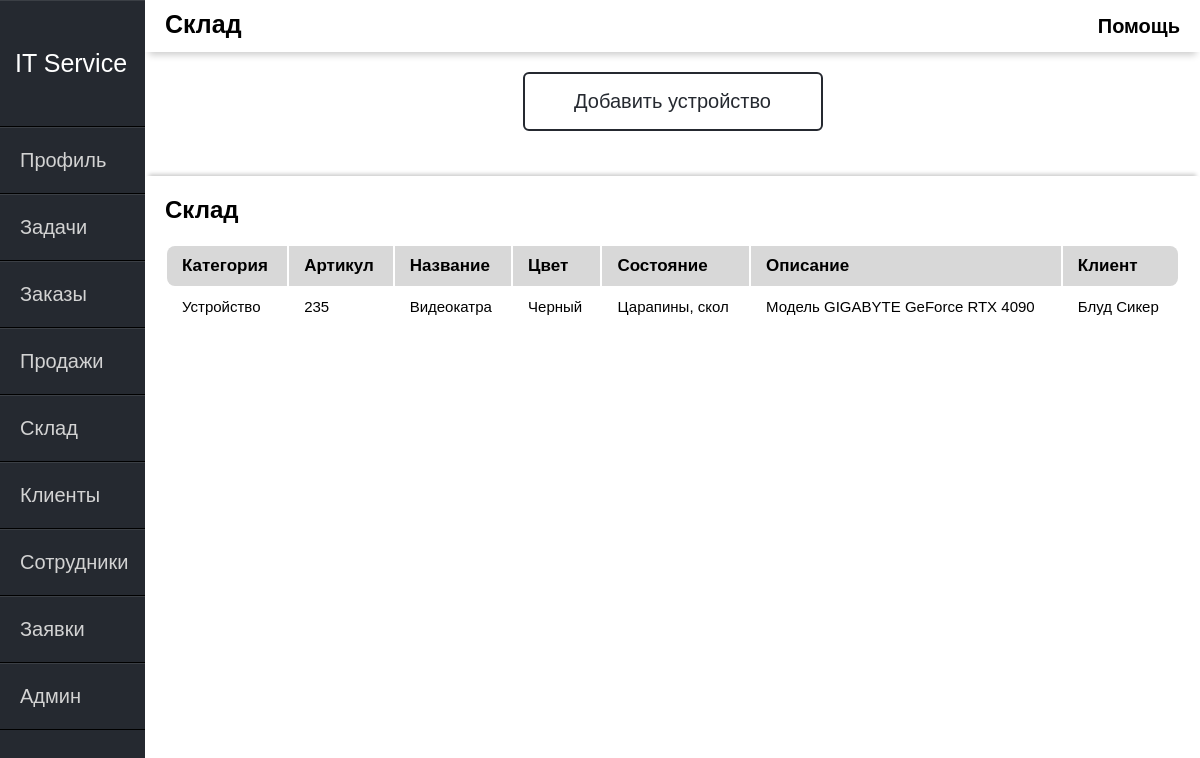
The app's page /inventory/ (signed in), older data.
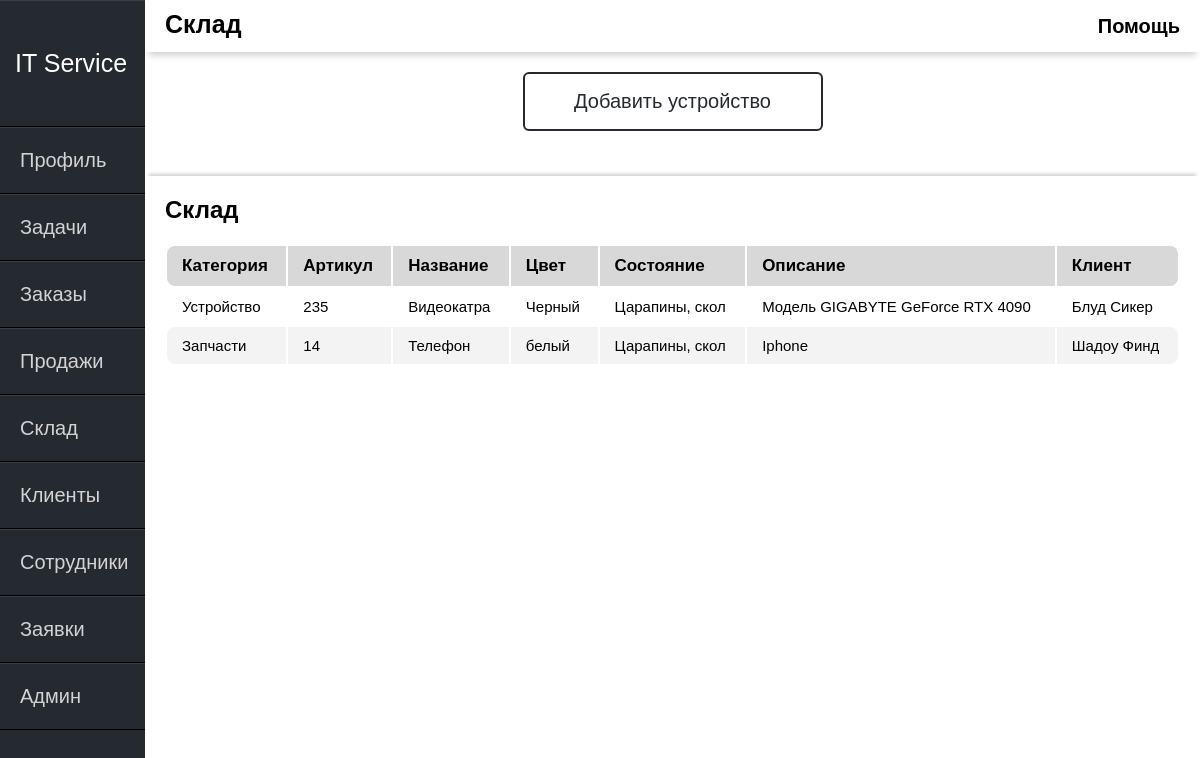
The same page, newer data.
### itservice/models.py (models this page shows, shortened)
class inventory(models.Model):
    Type = (
        ('Устройство', 'Устройство'),
        ('Запчасти', 'Запчасти')
    )
    inventory_type = models.CharField(max_length=15, choices=Type,
                                      default='Устройство', verbose_name="Категория")
    inventory_article = models.IntegerField(verbose_name="Артикул")
    inventory_name = models.CharField(max_length=50, verbose_name="Название")
    inventory_color = models.CharField(max_length=40, verbose_name="Цвет")
    inventory_condition = models.CharField(max_length=100, verbose_name="Состояние")
    inventory_description = models.CharField(max_length=1000, verbose_name="Описание")
    inventory_client = models.ForeignKey(client, on_delete=models.PROTECT, null=True, verbose_name="Клиент")

class client(models.Model):
    Type = (
        ('Компания', 'Компания'),
        ('Физ.Лицо', 'Физ.Лицо')
    )
    Found = (
        ('Знакомые', 'Знакомые'),
        ('Интернет', 'Интернет'),
        ('Реклама', 'Реклама')
    )
    client_type = models.CharField(max_length=15, choices=Type,
                                   default='Физ.лицо', verbose_name="Тип клиента")
    client_name = models.CharField(max_length=50, verbose_name="Имя клиента")
    client_phone = models.CharField(max_length=40, verbose_name="Номер телефона")
    client_email = models.CharField(max_length=100, verbose_name="Email")
    client_address = models.CharField(max_length=50, verbose_name="Адрес")
    client_found = models.CharField(max_length=15, choices=Found, default='Знакомые',
                                    verbose_name="Откуда клиент узнал о нас?")
    def __str__(self):
        return self.client_name

### itservice/views.py (the view)
# urls.py: path('inventory/', views.Inventory, name="inventory"),
def Inventory(request):
    if request.method == 'POST':
        form_invent = AddInventFrom(request.POST)
        if form_invent.is_valid():
            form_invent.save()
            return redirect('inventory')
    else:
        form_invent = AddInventFrom()
    invent = inventory.objects.all()
    return render(request, 'itservice/inventory.html', {'invent': invent, 'form': form_invent})

### itservice/templates/itservice/inventory.html (shortened to what this page needs)
{% extends 'itservice/main.html' %}
{% block content %}
<div class="header-name">
    Склад
</div>
 <div class="help">
    <span class="tooltip" data-title="Это склад товаров.Размещайте продукты на складе,
     чтобы организовать свои запасы, отслеживать уровень запасов и
     автоматизировать процессы управления.">Помощь</span>
 </div>
{% endblock %}
{% block content1 %}
<div class="main-window">
    <button class="btn" id="open">Добавить устройство</button>
<div class="ok"></div>
    <div class="warpper">
        <div class="panels">
            <div class="panel-title">Склад</div>
            <table class="table">
                <thead>
                <tr>
                    <th>Категория</th>
                    <th>Артикул</th>
                    <th>Название</th>
                    <th>Цвет</th>
                    <th>Состояние</th>
                    <th>Описание</th>
                    <th>Клиент</th>
                </tr>
                </thead>
                <tbody>
                {% for i in invent%}
                <tr>
                    <td>{{i.inventory_type}}</td>
                    <td>{{i.inventory_article}}</td>
                    <td>{{i.inventory_name}}</td>
                    <td>{{i.inventory_color}}</td>
                    <td>{{i.inventory_condition}}</td>
                    <td>{{i.inventory_description}}</td>
                    <td>{{i.inventory_client}}</td>
                </tr>
                {% endfor %}
                </tbody>
            </table>
        </div>
    </div>
</div>
{% endblock %}

Row changes from the older to the newer data that the page shows:
added inventory: inventory_type "Запчасти", inventory_article "14", inventory_name "Телефон", inventory_color "белый", inventory_condition "Царапины, скол", inventory_description "Iphone", inventory_client "Шадоу Финд"
